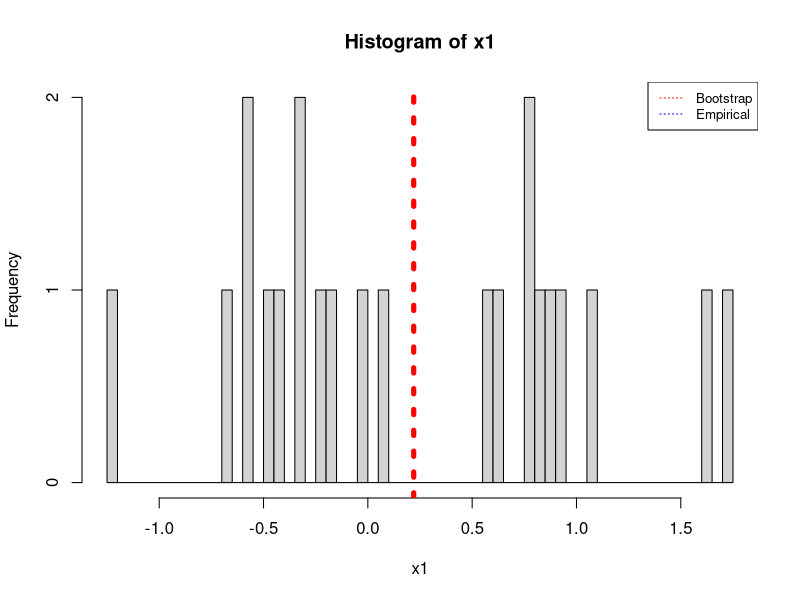
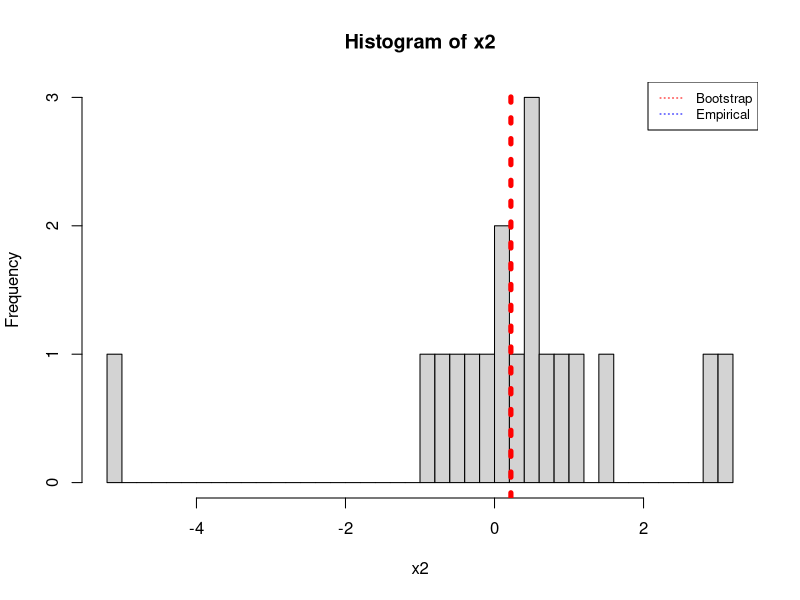
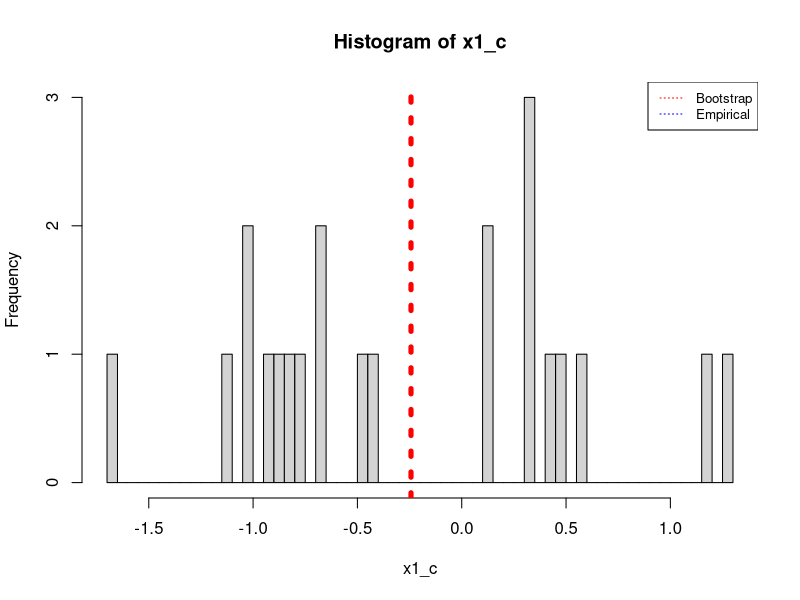
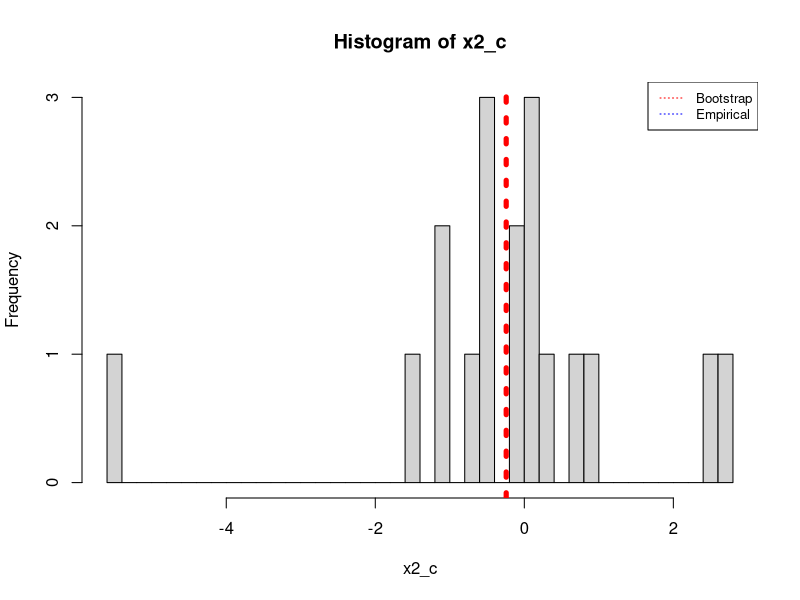

The R script that drew these images, in order:
## ---- chunk 1
library(boot)
library(dplyr)
## ---- chunk 2
x1 <- c(-0.673, -0.584, 0.572, -0.341, -0.218, 0.603, -0.415, -0.013, 0.763, 0.804, 0.054, 1.746, -0.472, 1.638, -0.578, 0.947, -0.329, -0.188, 0.794, 0.894, -1.227, 1.059)

x2 <- c(0.913, -0.639, 2.99, -5.004, 3.118, 0.1, 1.128, 0.579, 0.32, -0.488, -0.994, -0.212, 0.413, 1.401, 0.007, 0.568, -0.005, 0.696)
## ---- chunk 3
hist(x1, breaks = 50)
abline(v = mean(x1), col = 'red', lty = 3, lwd = 5)
legend(x = "topright", legend=c("Bootstrap", "Empirical"),
       col=c("red", "blue"), lty=3, cex=0.8)

hist(x2, breaks = 50)
abline(v = mean(x1), col = 'red', lty = 3, lwd = 5)
legend(x = "topright", legend=c("Bootstrap", "Empirical"),
       col=c("red", "blue"), lty=3, cex=0.8)
## ---- chunk 4
mean(x1)
sd(x1)
## ---- chunk 5
mean(x2)
sd(x2)
## ---- chunk 6
two_sample_t_test_boot <- function(x1_boot, x2_boot) {

mean_x1_boot <- mean(x1_boot)
mean_x2_boot <- mean(x2_boot)
  
std_x1_boot <- sd(x1_boot)
std_x2_boot <- sd(x2_boot)

n1 <- length(x1_boot)
n2 <- length(x2_boot)

t_stat <- (mean_x1_boot - mean_x2_boot)/(sqrt(std_x1_boot^2/n1 + std_x2_boot^2/n2))
}

## ---- chunk 7
conf_boundaries <- function(x1_boot, x2_boot, alpha) {

  mean_x1_boot <- mean(x1_boot)
  mean_x2_boot <- mean(x2_boot)
    
  std_x1_boot <- sd(x1_boot)
  std_x2_boot <- sd(x2_boot)
  
  n1 <- length(x1_boot)
  n2 <- length(x2_boot)
  
  df_two_sample = min(c(n1-1,n2-1))
  
  upper_ci <- (mean_x1_boot - mean_x2_boot) +  qt(p=alpha/2, df=df_two_sample, lower.tail=FALSE) * sqrt(std_x1_boot^2/n1 + std_x2_boot^2/n2)
  lower_ci <- (mean_x1_boot - mean_x2_boot) - qt(p=alpha/2, df=df_two_sample, lower.tail=FALSE) * sqrt(std_x1_boot^2/n1 + std_x2_boot^2/n2)
  
  c(lower_ci, upper_ci)
} 
## ---- chunk 8

compute_p_val <- function(x1, x2, t_stat_boot, alpha) {
  
  n1 <- length(x1)
  n2 <- length(x2)
  df_two_sample <- min(n1-1, n2-1)
  ttest_crit_val <- (mean(x1) - mean(x2))/(sqrt(sd(x1)^2/n1 + sd(x2)^2/n2))
  m <- length(t_stat_boot)
  cnt_crit <- 0
  for (i in 1:length(t_stat_boot)) {
    if (abs(t_stat_boot[i]) >= abs(ttest_crit_val)) {
      cnt_crit <- cnt_crit + 1
    }
  }
  p_val <- (cnt_crit + 1)/(m +1)
  p_val
}
## ---- chunk 9
confidence_intervals <- function(x1, x2, alpha, m){
  ci_bounds <- replicate(m, conf_boundaries(sample(x1, replace = TRUE), sample(x2, replace = TRUE), alpha = alpha))
  ci_df <- data.frame(cbind(ci_bounds[1,], ci_bounds[2,]))
  colnames(ci_df) <- c('ci_lower', 'ci_upper')
  c(mean(ci_df$ci_lower), mean(ci_df$ci_upper))
}
## ---- chunk 10
t_test_vals <- replicate(10000, two_sample_t_test_boot(
  sample(x1, replace = TRUE),
  sample(x2, replace = TRUE)
))

## ---- chunk 11
p_val <- compute_p_val(x1, x2, t_test_vals, alpha = 0.01)
## ---- chunk 12
p_val <- compute_p_val(x1, x2, t_test_vals, alpha = 0.05)
## ---- chunk 13
confidence_intervals(x1, x2, 0.05, 10000)
## ---- chunk 14
confidence_intervals(x1, x2, 0.01, 10000)
## ---- chunk 15
x_pooled <- c(x1, x2)
x1_c <- x1 - mean(x1) - mean(x_pooled)
x2_c <- x2 - mean(x2) - mean(x_pooled)
## ---- chunk 16
hist(x1_c, breaks = 50)
abline(v = mean(x1_c), col = 'red', lty = 3, lwd = 5)
legend(x = "topright", legend=c("Bootstrap", "Empirical"),
       col=c("red", "blue"), lty=3, cex=0.8)

hist(x2_c, breaks = 50)
abline(v = mean(x2_c), col = 'red', lty = 3, lwd = 5)
legend(x = "topright", legend=c("Bootstrap", "Empirical"),
       col=c("red", "blue"), lty=3, cex=0.8)
## ---- chunk 17
t_test_vals_centered <- replicate(10000, two_sample_t_test_boot(
  sample(x1_c, replace = TRUE),
  sample(x2_c, replace = TRUE)
))
## ---- chunk 18
confidence_intervals(x1_c, x2_c, 0.05, 10000)
## ---- chunk 19
confidence_intervals(x1_c, x2_c, 0.01, 10000)
## ---- chunk 20
compute_p_val(x1, x2, t_test_vals_centered, alpha = 0.05)
## ---- chunk 21
compute_p_val(x1, x2, t_test_vals_centered, alpha = 0.01)
## ---- chunk 22
two_sample_t_test_boot_permutation <- function(x1, x2, indices, alpha) {
  
  n1 <- length(x1)
  n2 <- length(x2)
  
  x_pooled <- c(x1, x2)
  x1_perm <- x_pooled[indices][1:n1]
  x2_perm <- x_pooled[indices][-c(1:n2)]
  
  mean_x1_perm <- mean(x1_perm) 
  mean_x2_perm <- mean(x2_perm)
  
  std_x1_perm <- sd(x1_perm)
  std_x2_perm <- sd(x2_perm)
  
  df_two_sample <- n1+n2-2
  
  t_stat_perm <- (mean_x1_perm - mean_x2_perm)/(sqrt(std_x1_perm^2/n1 + std_x2_perm^2/n2))
  ci_lower <- (mean_x1_perm - mean_x2_perm) - qt(p=alpha/2, df=df_two_sample, lower.tail=FALSE) * sqrt(std_x1_perm^2/n1 + std_x2_perm^2/n2)
  ci_upper <- (mean_x1_perm - mean_x2_perm) + qt(p=alpha/2, df=df_two_sample, lower.tail=FALSE) * sqrt(std_x1_perm^2/n1 + std_x2_perm^2/n2)
  c(t_stat_perm, ci_lower, ci_upper)
}

## ---- chunk 23
t_test_vals_permutation <- replicate(10000, two_sample_t_test_boot_permutation(
  x1,
  x2,
  sample(c(1:length(c(x1, x2))), replace = TRUE),
  alpha = 0.05
))

perm_bootstrap_95 <- data.frame(cbind(t_test_vals_permutation[1,], t_test_vals_permutation[2,], t_test_vals_permutation[3,]))
colnames(perm_bootstrap_95) <- c('tstatistic', 'ci_lower', 'ci_upper')
mean(perm_bootstrap_95$ci_lower)
mean(perm_bootstrap_95$ci_upper)


## ---- chunk 24
t_test_vals_permutation <- replicate(10000, two_sample_t_test_boot_permutation(
  x1,
  x2,
  sample(c(1:length(c(x1, x2))), replace = TRUE),
  alpha = 0.01
))

perm_bootstrap_99 <- data.frame(cbind(t_test_vals_permutation[1,], t_test_vals_permutation[2,], t_test_vals_permutation[3,]))
colnames(perm_bootstrap_99) <- c('tstatistic', 'ci_lower', 'ci_upper')
mean(perm_bootstrap_99$ci_lower)
mean(perm_bootstrap_99$ci_upper)
## ---- chunk 25
compute_p_val(x1, x2, perm_bootstrap_95$tstatistic, alpha = 0.05)
## ---- chunk 26
compute_p_val(x1, x2, perm_bootstrap_99$tstatistic, alpha = 0.01)
## ---- chunk 27
wilcoxon_statistic <- replicate(10000,
  sample(wilcox.test(x1, x2, alternative = "two.sided")$statistic, replace = TRUE)
)[1,]

## ---- chunk 28
compute_p_val_wilcoxon_boot <- function(x1, x2, w_stat, alpha) {
  

  w_stat_crit_val <- qsignrank(alpha/2, length(x1))
  m <- length(w_stat)
  
  cnt_crit <- 0
  
  for (i in 1:length(w_stat)) {
    if (abs(w_stat[i]) >= abs(w_stat_crit_val)) {
      cnt_crit <- cnt_crit + 1
    }
  }
  p_val <- (cnt_crit + 1)/(m +1)
  p_val
}
## ---- chunk 29
compute_p_val_wilcoxon_boot(x1, x2, wilcoxon_statistic, 0.05)
## ---- chunk 30
x_pooled <- c(x1, x2)
x1_c_w <- x1 - mean(x1) - mean(x_pooled)
x2_c_w <- x2 - mean(x2) - mean(x_pooled)

wilcoxon_statistic_centered <- replicate(10000,
  sample(wilcox.test(x1_c_w, x2_c_w)$statistic, replace = TRUE)
)[1,]

compute_p_val_wilcoxon_boot(x1, x2, wilcoxon_statistic_centered, 0.05)
## ---- chunk 31
quantile(wilcoxon_statistic, c(0.025, 1-0.025))
## ---- chunk 32
quantile(wilcoxon_statistic, c(0.005, 1-0.005))
## ---- chunk 33
quantile(wilcoxon_statistic_centered, c(0.025, 1-0.025))
## ---- chunk 34
quantile(wilcoxon_statistic_centered, c(0.005, 1-0.005))
## ---- chunk 35
t.test(x1, x2, alternative = "two.sided", var.equal = FALSE, conf.level = 0.95)
## ---- chunk 36
t.test(x1, x2, alternative = "two.sided", var.equal = FALSE, conf.level = 0.99)
## ---- chunk 37
t.test(x1_c, x2_c, alternative = "two.sided", var.equal = FALSE, conf.level = 0.95)
## ---- chunk 38
t.test(x1_c, x2_c, alternative = "two.sided", var.equal = FALSE, conf.level = 0.99)
## ---- chunk 39
wilcox.test(x1, x2, alternative = "two.sided", conf.level = 0.95)
## ---- chunk 40
wilcox.test(x1, x2, alternative = "two.sided", conf.level = 0.99)
## ---- chunk 41
wilcox.test(x1_c, x2_c, alternative = "two.sided", conf.level = 0.95)
## ---- chunk 42
wilcox.test(x1_c, x2_c, alternative = "two.sided", conf.level = 0.99)
## ---- chunk 43
x1_var <- rnorm(200, 2, 3)
x2_var <- runif(200, 2, 4)
x3_var <- runif(200, -2, 2)
epsilon <- rt(200, 5)

y <- 3 + 2 * x1_var + x2_var + epsilon
## ---- chunk 44
data_synth <- data.frame(cbind(y, x1_var, x2_var, x3_var))
## ---- chunk 45
fit <- lm(y ~ x1_var+x2_var+x3_var, data = data_synth)

regression.func <- function(x){coef(lm(y ~ x1_var+x2_var+x3_var, data = x))}
regression.sim <- function(x, res){
  x$y <- (res$yhat + sample(res$res, replace = TRUE)) 
  return(x)
}

res <- resid(fit)
yhat <- fitted(fit)

regr_yhat_resid <- data.frame(yhat, res)
fit.boot <- boot(data_synth, regression.func, R=10000, sim="parametric", ran.gen=regression.sim, mle = regr_yhat_resid)

x1_beta_ci <- quantile(fit.boot$t[,2], c(0.005,0.025,0.975, 0.995))
x2_beta_ci <- quantile(fit.boot$t[,3], c(0.005,0.025,0.975, 0.995))
x3_beta_ci <- quantile(fit.boot$t[,4],  c(0.005,0.025,0.975, 0.995))

df_beta_conf_ints_resid <- data.frame(x1 = x1_beta_ci,x2 = x2_beta_ci,x3 = x3_beta_ci)

knitr::kable(df_beta_conf_ints_resid, caption="CI for residuals bootstrap estimates of model coefficients")
## ---- chunk 46
fit <- lm(y ~ x1_var+x2_var+x3_var, data = data_synth)
res <- resid(fit)
yhat <- fitted(fit)

regr_yhat_resid <- data.frame(yhat, res)

reg_fun <- function(x, ids){
  return(coef(lm(y ~ x1_var + x2_var + x3_var, data = x[ids, ])))
}

fit.boot_pairs <- boot(data_synth, reg_fun, R = 10000)

bot_pair_sol <- fit.boot_pairs$t

x1_beta_ci <- quantile(bot_pair_sol[,2], c(0.005,0.025,0.975, 0.995))
x2_beta_ci <- quantile(bot_pair_sol[,3], c(0.005,0.025,0.975, 0.995))
x3_beta_ci <- quantile(bot_pair_sol[,4], c(0.005,0.025,0.975, 0.995))

df_beta_conf_ints_pairs <- data.frame(
  x1 = x1_beta_ci,
  x2 = x2_beta_ci,
  x3 = x3_beta_ci
)

knitr::kable(df_beta_conf_ints_pairs, caption="CI for pairs bootstrap estimates of model coefficients")
